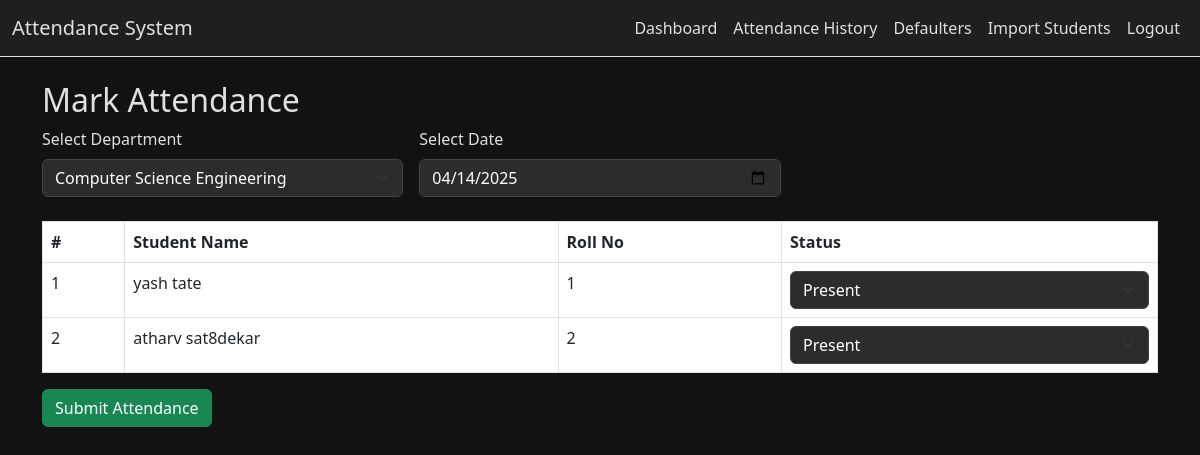
/attendance/mark?department_id=2 (signed in), run on the app's committed database.
### models.py (models this page shows)
class Student(db.Model):
    id = db.Column(db.Integer, primary_key=True)
    student_name = db.Column(db.String(100), nullable=False)
    roll_no = db.Column(db.String(50), nullable=False)
    department_id = db.Column(db.Integer, db.ForeignKey('department.id'))
    teacher_id = db.Column(db.Integer, db.ForeignKey('teacher.id'), nullable=False)

### routes.py (the view, shortened to what this page needs)
    @app.route('/attendance/mark', methods=['GET', 'POST'])
    @login_required
    def mark_attendance():
        selected_department_id = request.args.get('department_id', type=int)
        date_str = request.args.get('date', datetime.date.today().strftime('%Y-%m-%d'))
        selected_date = dt.strptime(date_str, '%Y-%m-%d').date()
        departments = Department.query.filter_by(teacher_id=current_user.id).all()
        students = []
        if selected_department_id:
            students = Student.query.filter_by(teacher_id=current_user.id, department_id=selected_department_id).all()
        return render_template('mark_attendance.html', departments=departments, students=students,
                               selected_department_id=selected_department_id, selected_date=date_str)

### app.py (called while the page is built)
def create_app():
    app = Flask(__name__)
    app.config['SECRET_KEY'] = 'your-secret-key'
    app.config['SQLALCHEMY_DATABASE_URI'] = 'sqlite:///attendance.db'
    app.config['SQLALCHEMY_TRACK_MODIFICATIONS'] = False
    db.init_app(app)
    migrate.init_app(app, db)
    login_manager.init_app(app)
    login_manager.login_view = 'login'
    @login_manager.user_loader
    def load_user(user_id):
        with app.app_context():
            return db.session.get(Teacher, int(user_id))
    from routes import register_routes
    register_routes(app)
    return app

### templates/mark_attendance.html (shortened to what this page needs)
{% extends 'base.html' %}
{% block content %}
<h2>Mark Attendance</h2>
<form method="get" class="row g-3 mb-4">
    <div class="col-md-4">
        <label for="department-filter" class="form-label">Select Department</label>
        <select id="department-filter" name="department_id" class="form-select" onchange="this.form.submit()">
            {% for dept in departments %}
                <option value="{{ dept.id }}" {% if dept.id == selected_department_id %}selected{% endif %}>
                    {{ dept.department_name }}
                </option>
            {% endfor %}
        </select>
    </div>
    <div class="col-md-4">
        <label for="attendance-date" class="form-label">Select Date</label>
        <input type="date" id="attendance-date" name="date" value="{{ selected_date }}" class="form-control" onchange="this.form.submit()">
    </div>
</form>
{% if students %}
<form method="POST">
    <table class="table table-bordered">
        <thead>
            <tr>
                <th>#</th>
                <th>Student Name</th>
                <th>Roll No</th>
                <th>Status</th>
            </tr>
        </thead>
        <tbody>
            {% for student in students %}
            <tr>
                <td>{{ loop.index }}</td>
                <td>{{ student.student_name }}</td>
                <td>{{ student.roll_no }}</td>
                <td>
                    <select name="status_{{ student.id }}" class="form-select">
                        <option value="Present">Present</option>
                    </select>
                </td>
            </tr>
            {% endfor %}
        </tbody>
    </table>
    <button type="submit" class="btn btn-success">Submit Attendance</button>
</form>
{% elif selected_department_id %}
<p>No students found in this department.</p>
{% endif %}
{% endblock %}

### templates/base.html (style rules this page uses)
body { background-color: #121212; color: #e0e0e0; }
.form-control, .form-select { background-color: #2c2c2c; color: #fff; border-color: #444; }
.table { color: #fff; }
.table thead { background-color: #2d2d2d; }

### data on the page
Student: student_name "yash tate", roll_no "1", id "Present"
Student: student_name "atharv sat8dekar", roll_no "2", id "Present"

### other printed values
form field department_id "Computer Science Engineering"
